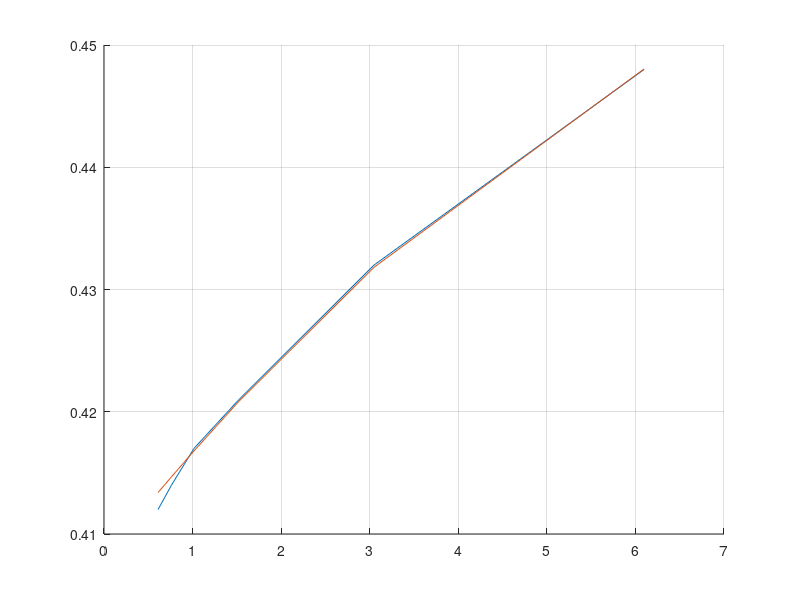

Write MATLAB code to recreate this figure.

x =[6.098  3.049  1.524  1.016  0.762  0.610];
y =[0.448  0.432  0.421  0.417  0.414  0.412];

yA =  0.408024 + 0.00904546*x - 0.000407181*(x .*x);


hold on;
plot (x,y,x,yA);
grid on;
hold off;
